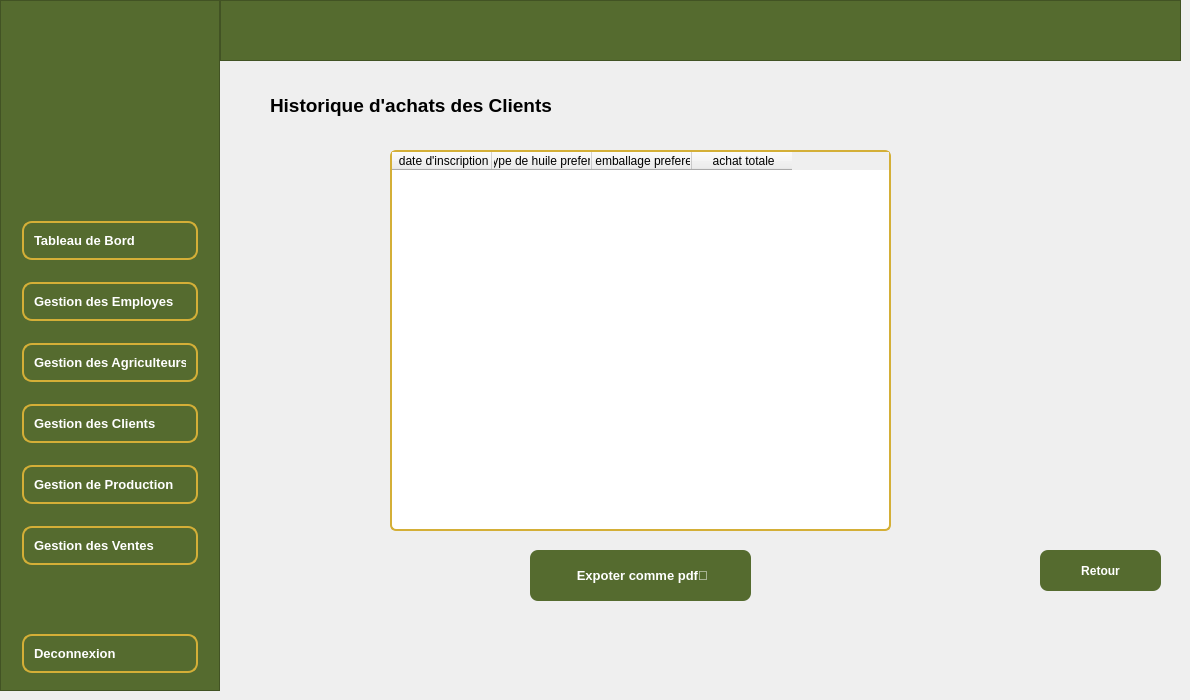
      <widget class="QWidget" name="page_historique_achat">
       <widget class="QFrame" name="sidebar_8">
        <property name="geometry">
         <rect>
          <x>0</x>
          <y>0</y>
          <width>220</width>
          <height>691</height>
         </rect>
        </property>
        <property name="minimumSize">
         <size>
          <width>220</width>
          <height>0</height>
         </size>
        </property>
        <property name="maximumSize">
         <size>
          <width>220</width>
          <height>16777215</height>
         </size>
        </property>
        <property name="styleSheet">
         <string notr="true">QFrame#sidebar_8 {
    background-color: #556B2F;
}
QPushButton {
    background-color: transparent;
    color: white;
    border: 2px solid #D4AF37;
    border-radius: 10px;
    padding: 10px;
    margin: 8px 12px;
    text-align: left;
}

QPushButton:hover {
    background-color: #D4AF37;
    color: black;
}
</string>
        </property>
        <property name="frameShape">
         <enum>QFrame::Shape::StyledPanel</enum>
        </property>
        <property name="frameShadow">
         <enum>QFrame::Shadow::Raised</enum>
        </property>
        <layout class="QVBoxLayout" name="verticalLayout_14">
         <item>
          <widget class="QLabel" name="label_24">
           <property name="minimumSize">
            <size>
             <width>150</width>
             <height>150</height>
            </size>
           </property>
           <property name="maximumSize">
            <size>
             <width>150</width>
             <height>150</height>
            </size>
           </property>
           <property name="text">
            <string/>
           </property>
           <property name="pixmap">
            <pixmap>../SMART_OIL_PRESS_DHOUHA/GestionEmployes/images/lg-removebg-preview.png</pixmap>
           </property>
           <property name="scaledContents">
            <bool>true</bool>
           </property>
           <property name="alignment">
            <set>Qt::AlignmentFlag::AlignCenter</set>
           </property>
          </widget>
         </item>
         <item>
          <spacer name="verticalSpacer_17">
           <property name="orientation">
            <enum>Qt::Orientation::Vertical</enum>
           </property>
           <property name="sizeHint" stdset="0">
            <size>
             <width>20</width>
             <height>40</height>
            </size>
           </property>
          </spacer>
         </item>
         <item>
          <widget class="QPushButton" name="btn_home_9">
           <property name="font">
            <font>
             <pointsize>10</pointsize>
             <bold>true</bold>
            </font>
           </property>
           <property name="text">
            <string>Tableau de Bord</string>
           </property>
           <property name="icon">
            <iconset theme="QIcon::ThemeIcon::GoHome"/>
           </property>
          </widget>
         </item>
         <item>
          <widget class="QPushButton" name="btn_employes_9">
           <property name="font">
            <font>
             <pointsize>10</pointsize>
             <bold>true</bold>
            </font>
           </property>
           <property name="text">
            <string>Gestion des Employes</string>
           </property>
           <property name="icon">
            <iconset theme="QIcon::ThemeIcon::UserAvailable"/>
           </property>
          </widget>
         </item>
         <item>
          <widget class="QPushButton" name="btn_agriculteurs_9">
           <property name="font">
            <font>
             <pointsize>10</pointsize>
             <bold>true</bold>
            </font>
           </property>
           <property name="text">
            <string>Gestion des Agriculteurs</string>
           </property>
          </widget>
         </item>
         <item>
          <widget class="QPushButton" name="btn_clients_9">
           <property name="font">
            <font>
             <pointsize>10</pointsize>
             <bold>true</bold>
            </font>
           </property>
           <property name="text">
            <string>Gestion des Clients</string>
           </property>
          </widget>
         </item>
         <item>
          <widget class="QPushButton" name="btn_production_9">
           <property name="font">
            <font>
             <pointsize>10</pointsize>
             <bold>true</bold>
            </font>
           </property>
           <property name="text">
            <string>Gestion de Production</string>
           </property>
          </widget>
         </item>
         <item>
          <widget class="QPushButton" name="btn_ventes_9">
           <property name="font">
            <font>
             <pointsize>10</pointsize>
             <bold>true</bold>
            </font>
           </property>
           <property name="text">
            <string>Gestion des Ventes</string>
           </property>
          </widget>
         </item>
         <item>
          <spacer name="verticalSpacer_18">
           <property name="orientation">
            <enum>Qt::Orientation::Vertical</enum>
           </property>
           <property name="sizeHint" stdset="0">
            <size>
             <width>20</width>
             <height>40</height>
            </size>
           </property>
          </spacer>
         </item>
         <item>
          <widget class="QPushButton" name="btn_logout_9">
           <property name="font">
            <font>
             <pointsize>10</pointsize>
             <bold>true</bold>
            </font>
           </property>
           <property name="text">
            <string>Deconnexion</string>
           </property>
          </widget>
         </item>
        </layout>
       </widget>
       <widget class="QFrame" name="frame_9">
        <property name="geometry">
         <rect>
          <x>220</x>
          <y>0</y>
          <width>961</width>
          <height>61</height>
         </rect>
        </property>
        <property name="styleSheet">
         <string notr="true">QFrame {
    background-color: #556B2F;
}</string>
        </property>
        <property name="frameShape">
         <enum>QFrame::Shape::StyledPanel</enum>
        </property>
        <property name="frameShadow">
         <enum>QFrame::Shadow::Raised</enum>
        </property>
       </widget>
       <widget class="QTableWidget" name="table3">
        <property name="geometry">
         <rect>
          <x>390</x>
          <y>150</y>
          <width>501</width>
          <height>381</height>
         </rect>
        </property>
        <property name="styleSheet">
         <string notr="true">QTableView {
    background-color: white;
    border: 2px solid #D4AF37;   /* jaune doré */
    gridline-color: #D4AF37;
    border-radius: 6px;
    selection-background-color: #FFF3C4;
    selection-color: black;
}




</string>
        </property>
        <column>
         <property name="text">
          <string> date d'inscription</string>
         </property>
        </column>
        <column>
         <property name="text">
          <string> type de huile prefere</string>
         </property>
        </column>
        <column>
         <property name="text">
          <string> emballage prefere</string>
         </property>
        </column>
        <column>
         <property name="text">
          <string> achat totale</string>
         </property>
        </column>
       </widget>
       <widget class="QPushButton" name="exporter1">
        <property name="geometry">
         <rect>
          <x>530</x>
          <y>550</y>
          <width>221</width>
          <height>51</height>
         </rect>
        </property>
        <property name="font">
         <font>
          <pointsize>10</pointsize>
          <bold>true</bold>
         </font>
        </property>
        <property name="styleSheet">
         <string notr="true">/* ====== PushButton ====== */
QPushButton {
    background-color: #556B2F;
    color: white;
    border-radius: 8px;
    padding: 8px 20px;
    font-weight: bold;
}

QPushButton:hover {
    background-color: #6B8E23;
}

QPushButton:pressed {
    background-color: #3E4E1F;
}</string>
        </property>
        <property name="text">
         <string> Expoter comme pdf📄</string>
        </property>
       </widget>
       <widget class="QLabel" name="label_64">
        <property name="geometry">
         <rect>
          <x>270</x>
          <y>80</y>
          <width>291</width>
          <height>51</height>
         </rect>
        </property>
        <property name="font">
         <font>
          <pointsize>14</pointsize>
          <bold>true</bold>
         </font>
        </property>
        <property name="text">
         <string>Historique d'achats des Clients</string>
        </property>
       </widget>
       <widget class="QPushButton" name="btn_retour_10">
        <property name="geometry">
         <rect>
          <x>1040</x>
          <y>550</y>
          <width>121</width>
          <height>41</height>
         </rect>
        </property>
        <property name="styleSheet">
         <string notr="true">/* ====== PushButton ====== */
QPushButton {
    background-color: #556B2F;
    color: white;
    border-radius: 8px;
    padding: 8px 20px;
    font-weight: bold;
}

QPushButton:hover {
    background-color: #6B8E23;
}

QPushButton:pressed {
    background-color: #3E4E1F;
}
</string>
        </property>
        <property name="text">
         <string>Retour</string>
        </property>
        <property name="icon">
         <iconset theme="QIcon::ThemeIcon::GoPrevious"/>
        </property>
       </widget>
      </widget>
